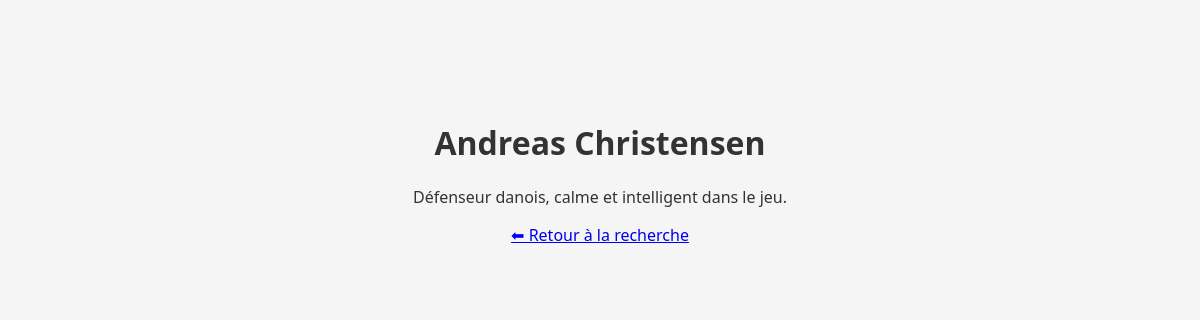
The app's page /element.php?id=6 with its own data.
### tables this page shows
CREATE TABLE `sportifs` (
  `id` int(11) NOT NULL,
  `nom` varchar(100) NOT NULL,
  `description` text DEFAULT NULL
);

### element.php (the view, shortened to what this page needs)
<?php
$host = 'localhost';
$user = 'admin';
$password = 'root';
$database = 'autocompletion';
$conn = new mysqli($host, $user, $password, $database);
$conn->set_charset("utf8mb4");
$id = $_GET['id'] ?? 0;
$stmt = $conn->prepare("SELECT * FROM sportifs WHERE id = ?");
$stmt->bind_param("i", $id);
$stmt->execute();
$sportif = $stmt->get_result()->fetch_assoc();
?>
<!DOCTYPE html>
<html lang="fr">
<head>
    <link rel="stylesheet" href="styles.css">
</head>
<body>
    <?php if ($sportif): ?>
        <h1><?= htmlspecialchars($sportif['nom']) ?></h1>
        <p><?= htmlspecialchars($sportif['description']) ?></p>
    <?php else: ?>
        <p>Sportif introuvable.</p>
    <?php endif; ?>
    <p><a href="index.php">⬅ Retour à la recherche</a></p>
</body>
</html>

### styles.css (style rules this page uses)
body { font-family: 'Segoe UI', system-ui, -apple-system, sans-serif; text-align: center; margin: 0; padding-top: 100px; background-color: #f5f5f5; color: #333; }

### records on screen
sportifs: nom "Andreas Christensen", description "Défenseur danois, calme et intelligent dans le jeu."
